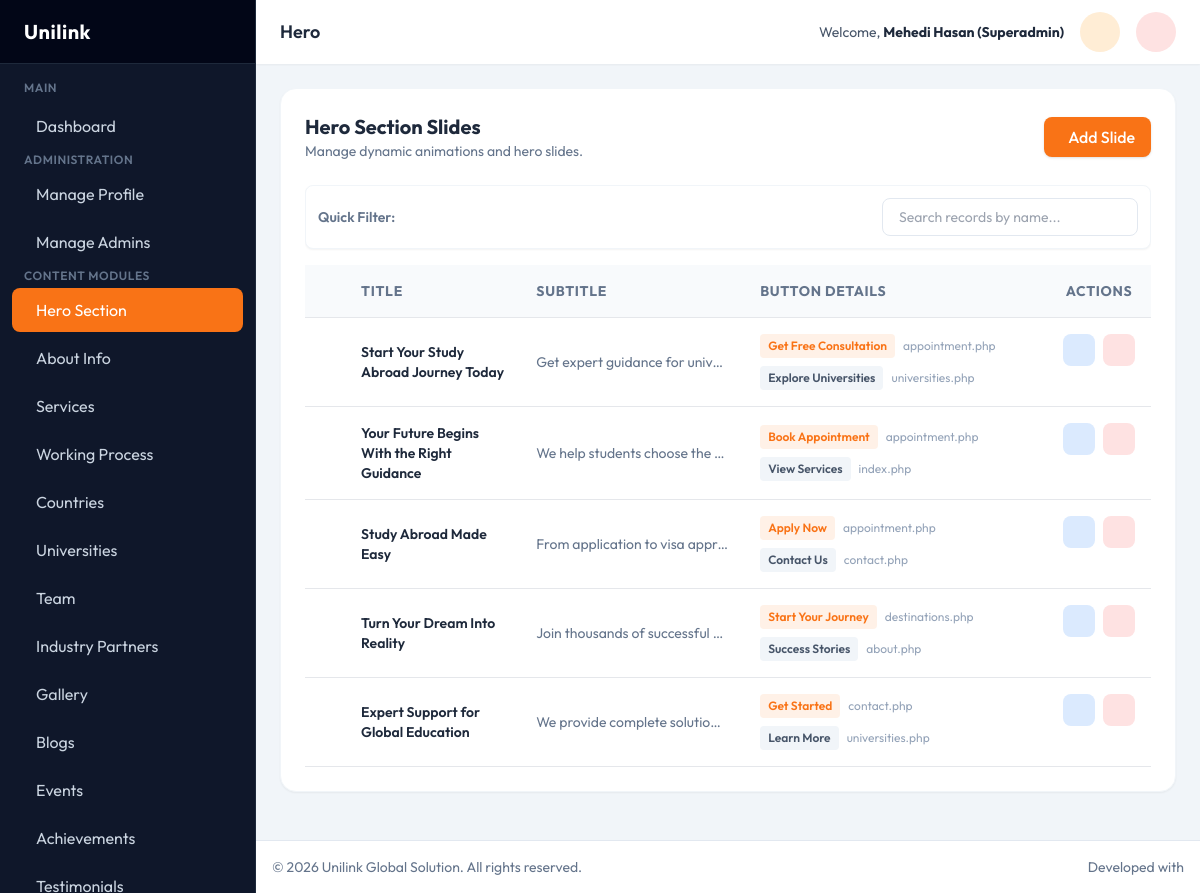
/admin/hero.php (signed in), run on an earlier commit of the app's database.
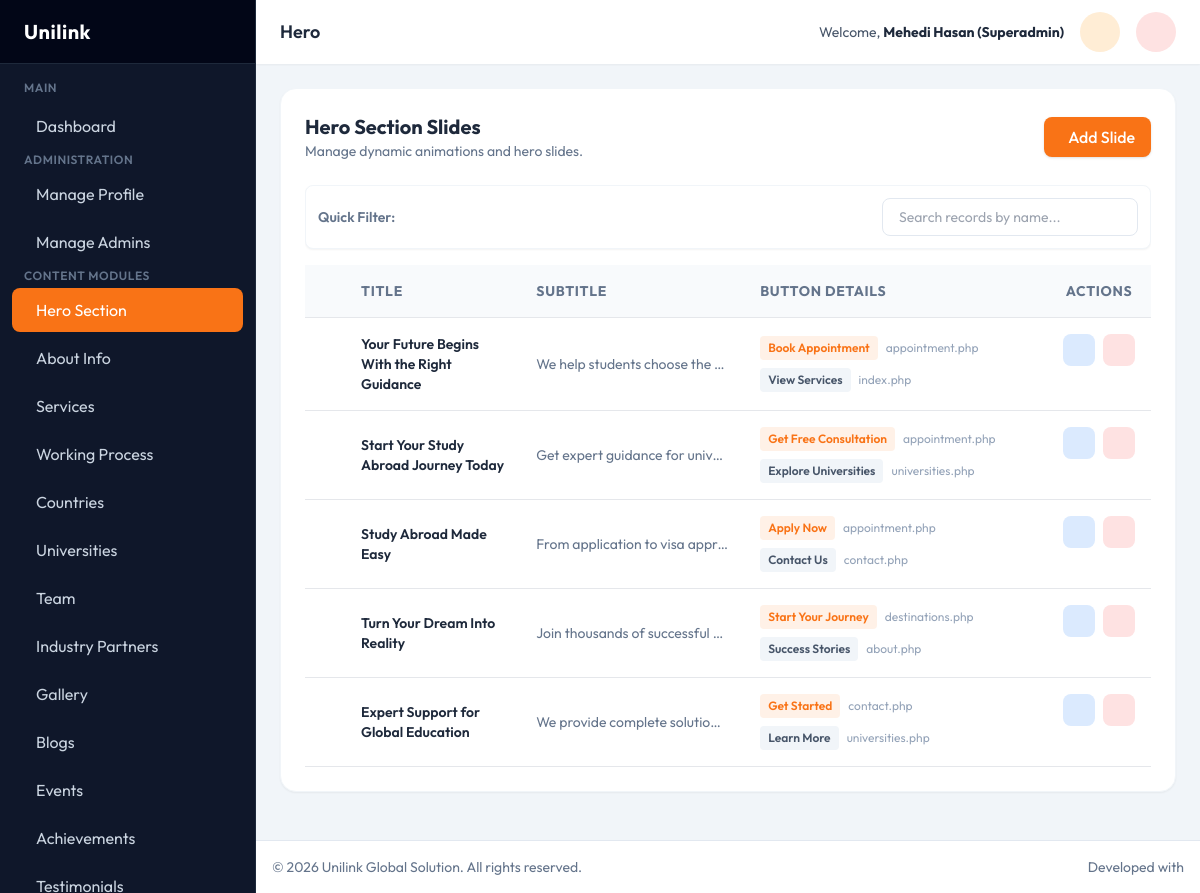
And on a later commit of the database.
### tables this page shows
CREATE TABLE `hero` (
  `id` int(11) NOT NULL,
  `title` varchar(255) NOT NULL,
  `subtitle` text DEFAULT NULL,
  `button_text` varchar(50) DEFAULT NULL,
  `button_link` varchar(255) DEFAULT NULL,
  `button2_text` varchar(255) DEFAULT NULL,
  `button2_link` varchar(255) DEFAULT NULL,
  `position` int(11) DEFAULT 0
);

### config/functions.php (called while the page is built, shortened)
<?php
function has_permission($required_perm) {
    if(in_array('all', $_SESSION['admin_permissions'])) {
        return true;
    }
    return in_array($required_perm, $_SESSION['admin_permissions']);
}

### admin/hero.php (the view, shortened to what this page needs)
<?php
require_once __DIR__ . '/../config/functions.php';
require_once __DIR__ . '/components/header.php';
$hero_slides = $pdo->query("SELECT * FROM hero ORDER BY position ASC")->fetchAll();
?>
<div class="bg-white rounded-2xl shadow-sm border border-slate-100 p-6 mb-6">
    <div class="flex flex-col sm:flex-row justify-between items-start sm:items-center gap-4 mb-6">
        <div>
            <h3 class="text-xl font-bold text-slate-800">Hero Section Slides</h3>
            <p class="text-slate-500 text-sm">Manage dynamic animations and hero slides.</p>
        </div>
        <button onclick="openModal()" class="px-4 py-2 bg-secondary hover:bg-accent text-white font-medium rounded-lg shadow transform transition flex items-center gap-2">
            <i class="ph ph-plus-circle text-xl"></i> Add Slide
        </button>
    </div>
    <div class="overflow-x-auto">
        <table class="w-full text-left border-collapse" id="dataTable">
            <thead>
                <tr class="bg-slate-50 text-slate-500 text-sm uppercase tracking-wider">
                    <th class="p-4 border-b w-10"></th>
                    <th class="p-4 border-b">Title</th>
                    <th class="p-4 border-b">Subtitle</th>
                    <th class="p-4 border-b">Button Details</th>
                    <th class="p-4 border-b text-center">Actions</th>
                </tr>
            </thead>
            <tbody id="sortableBody" class="text-slate-700 text-sm">
                <?php foreach($hero_slides as $item): ?>
                <tr class="hover:bg-slate-50 border-b cursor-move" data-id="<?php echo $item['id']; ?>">
                    <td class="p-4 text-slate-400"><i class="ph ph-dots-six-vertical text-xl"></i></td>
                    <td class="p-4 font-semibold text-slate-800">
                        <?php echo htmlspecialchars($item['title']); ?>
                    </td>
                    <td class="p-4">
                        <div class="text-sm font-normal text-slate-500 truncate w-48"><?php echo htmlspecialchars($item['subtitle']); ?></div>
                    </td>
                    <td class="p-4 text-xs space-y-2">
                        <?php if($item['button_text']): ?>
                        <div class="flex items-center gap-2">
                            <span class="bg-secondary/10 text-secondary px-2 py-1 rounded font-semibold whitespace-nowrap"><?php echo htmlspecialchars($item['button_text']); ?></span>
                            <span class="text-slate-400 truncate w-32"><i class="ph ph-link"></i> <?php echo htmlspecialchars($item['button_link']); ?></span>
                        </div>
                        <?php endif; ?>
                        <?php if(!empty($item['button2_text'])): ?>
                        <div class="flex items-center gap-2">
                            <span class="bg-slate-100 text-slate-600 px-2 py-1 rounded font-semibold whitespace-nowrap"><?php echo htmlspecialchars($item['button2_text']); ?></span>
                            <span class="text-slate-400 truncate w-32"><i class="ph ph-link"></i> <?php echo htmlspecialchars($item['button2_link']); ?></span>
                        </div>
                        <?php endif; ?>
                    </td>
                    <td class="p-4 flex gap-2 justify-center">
                        <button type="button" onclick='editItem(<?php echo json_encode($item); ?>)' class="w-8 h-8 rounded-lg bg-blue-100 text-blue-600 flex items-center justify-center hover:bg-blue-200 transition">
                        </button>
                        <form action="hero.php" method="POST" onsubmit="return confirm('Delete this slide?');" class="inline">
                            <button type="submit" class="w-8 h-8 rounded-lg bg-red-100 text-red-600 flex items-center justify-center hover:bg-red-200 transition">
                            </button>
                        </form>
                    </td>
                </tr>
                <?php endforeach; ?>
            </tbody>
        </table>
    </div>
</div>
<?php require_once __DIR__ . '/components/footer.php'; ?>

### admin/components/header.php (shortened to what this page needs)
<?php
require_once __DIR__ . '/../../config/functions.php';
$current_page = basename($_SERVER['PHP_SELF']);
?>
<!DOCTYPE html>
<html lang="en">
<head>
    <script src="https://cdn.tailwindcss.com"></script>
    <link rel="stylesheet" href="https://cdnjs.cloudflare.com/ajax/libs/font-awesome/6.4.2/css/all.min.css">
    <link rel="stylesheet" href="https://cdn.datatables.net/1.13.6/css/jquery.dataTables.min.css">
    <link href="https://cdn.jsdelivr.net/npm/quill@1.3.6/dist/quill.snow.css" rel="stylesheet">
</head>
<body class="flex min-h-screen">
    <?php include __DIR__ . '/sidebar.php'; ?>
    <div class="flex-1 flex flex-col sm:ml-64 transition-all duration-300 relative">
        <header class="h-16 bg-white shadow-sm flex items-center justify-between px-6 z-10 sticky top-0">
            <div class="flex items-center gap-4">
                <h2 class="text-lg font-semibold text-slate-800 capitalize">
                    <?php echo str_replace(['_', '.php'], [' ', ''], $current_page); ?>
                </h2>
            </div>
            <div class="flex items-center gap-4">
                <div class="text-sm text-slate-600 hidden sm:block">
                    Welcome, <span class="font-bold text-slate-800"><?php echo htmlspecialchars($_SESSION['admin_name']); ?></span>
                </div>
                <a href="profile.php" class="w-10 h-10 rounded-full bg-orange-100 text-secondary flex items-center justify-center hover:bg-orange-200 transition">
                </a>
                <a href="logout.php" class="w-10 h-10 rounded-full bg-red-100 text-red-600 flex items-center justify-center hover:bg-red-200 transition" title="Logout">
                </a>
            </div>
        </header>
        <main class="flex-1 p-6">

### admin/components/sidebar.php (shortened to what this page needs)
<aside id="sidebar" class="w-64 bg-slate-900 text-slate-300 flex flex-col fixed inset-y-0 left-0 z-40 sm:translate-x-0 -translate-x-full border-r border-slate-800 transition-transform duration-300">
    <div class="h-16 flex items-center justify-between border-b border-slate-800 px-4 bg-slate-950">
        <h1 class="text-xl font-bold text-white tracking-wide flex items-center gap-2">
            <i class="ph-fill ph-student text-secondary"></i> Unilink
        </h1>
    </div>
    <div class="flex-1 overflow-y-auto py-4 px-3 space-y-1 custom-scrollbar">
        <p class="px-3 text-xs font-semibold text-slate-500 uppercase tracking-wider mb-2">Main</p>
        <a href="dashboard.php" class="flex items-center gap-3 px-3 py-2.5 rounded-lg transition-colors <?php echo $current_page == 'dashboard.php' ? 'bg-secondary text-white shadow-lg shadow-orange-500/20' : 'hover:bg-slate-800 hover:text-white'; ?>">
            <i class="ph ph-squares-four text-lg"></i> Dashboard
        </a>
        <?php if(has_permission('manage_profile') || has_permission('manage_admins')): ?>
        <p class="px-3 mt-4 mb-2 text-xs font-semibold text-slate-500 uppercase tracking-wider">Administration</p>
        <?php endif; ?>
        <?php if(has_permission('manage_profile')): ?>
        <a href="profile.php" class="flex items-center gap-3 px-3 py-2.5 rounded-lg transition-colors <?php echo $current_page == 'profile.php' ? 'bg-secondary text-white' : 'hover:bg-slate-800 hover:text-white'; ?>">
            <i class="ph ph-user-gear text-lg"></i> Manage Profile
        </a>
        <?php endif; ?>
        <?php if(has_permission('manage_admins')): ?>
        <a href="admins.php" class="flex items-center gap-3 px-3 py-2.5 rounded-lg transition-colors <?php echo $current_page == 'admins.php' ? 'bg-secondary text-white' : 'hover:bg-slate-800 hover:text-white'; ?>">
            <i class="ph ph-users-three text-lg"></i> Manage Admins
        </a>
        <?php endif; ?>
        <p class="px-3 mt-4 mb-2 text-xs font-semibold text-slate-500 uppercase tracking-wider">Content Modules</p>
        <?php if(has_permission('manage_hero')): ?>
        <a href="hero.php" class="flex items-center gap-3 px-3 py-2.5 rounded-lg transition-colors <?php echo $current_page == 'hero.php' ? 'bg-secondary text-white' : 'hover:bg-slate-800 hover:text-white'; ?>">
            <i class="ph ph-image text-lg"></i> Hero Section
        </a>
        <?php endif; ?>
        <?php if(has_permission('manage_about')): ?>
        <a href="about.php" class="flex items-center gap-3 px-3 py-2.5 rounded-lg transition-colors <?php echo $current_page == 'about.php' ? 'bg-secondary text-white' : 'hover:bg-slate-800 hover:text-white'; ?>">
            <i class="ph ph-info text-lg"></i> About Info
        </a>
        <?php endif; ?>
        <?php if(has_permission('manage_services')): ?>
        <a href="services.php" class="flex items-center gap-3 px-3 py-2.5 rounded-lg transition-colors <?php echo $current_page == 'services.php' ? 'bg-secondary text-white' : 'hover:bg-slate-800 hover:text-white'; ?>">
            <i class="ph ph-briefcase text-lg"></i> Services
        </a>
        <?php endif; ?>
        <?php if(has_permission('manage_working_process')): ?>
        <a href="working_process.php" class="flex items-center gap-3 px-3 py-2.5 rounded-lg transition-colors <?php echo $current_page == 'working_process.php' ? 'bg-secondary text-white' : 'hover:bg-slate-800 hover:text-white'; ?>">
            <i class="ph ph-chart-line-up text-lg"></i> Working Process
        </a>
        <?php endif; ?>
        <?php if(has_permission('manage_countries')): ?>
        <a href="countries.php" class="flex items-center gap-3 px-3 py-2.5 rounded-lg transition-colors <?php echo $current_page == 'countries.php' ? 'bg-secondary text-white' : 'hover:bg-slate-800 hover:text-white'; ?>">
            <i class="ph ph-globe-hemisphere-west text-lg"></i> Countries
        </a>
        <?php endif; ?>
        <?php if(has_permission('manage_universities')): ?>
        <a href="universities.php" class="flex items-center gap-3 px-3 py-2.5 rounded-lg transition-colors <?php echo $current_page == 'universities.php' ? 'bg-secondary text-white' : 'hover:bg-slate-800 hover:text-white'; ?>">
            <i class="ph ph-buildings text-lg"></i> Universities
        </a>
        <?php endif; ?>
        <?php if(has_permission('manage_team')): ?>
        <a href="team.php" class="flex items-center gap-3 px-3 py-2.5 rounded-lg transition-colors <?php echo $current_page == 'team.php' ? 'bg-secondary text-white' : 'hover:bg-slate-800 hover:text-white'; ?>">
            <i class="ph ph-users text-lg"></i> Team
        </a>
        <?php endif; ?>
        <?php if(has_permission('manage_partners')): ?>
        <a href="partners.php" class="flex items-center gap-3 px-3 py-2.5 rounded-lg transition-colors <?php echo $current_page == 'partners.php' ? 'bg-secondary text-white' : 'hover:bg-slate-800 hover:text-white'; ?>">
            <i class="ph ph-handshake text-lg"></i> Industry Partners
        </a>
        <?php endif; ?>
        <?php if(has_permission('manage_gallery')): ?>
        <a href="gallery.php" class="flex items-center gap-3 px-3 py-2.5 rounded-lg transition-colors <?php echo $current_page == 'gallery.php' ? 'bg-secondary text-white' : 'hover:bg-slate-800 hover:text-white'; ?>">
            <i class="ph ph-images text-lg"></i> Gallery
        </a>
        <?php endif; ?>
        <?php if(has_permission('manage_blogs')): ?>
        <a href="blogs.php" class="flex items-center gap-3 px-3 py-2.5 rounded-lg transition-colors <?php echo $current_page == 'blogs.php' ? 'bg-secondary text-white' : 'hover:bg-slate-800 hover:text-white'; ?>">
            <i class="ph ph-article text-lg"></i> Blogs
        </a>
        <?php endif; ?>
        <?php if(has_permission('manage_events')): ?>
        <a href="events.php" class="flex items-center gap-3 px-3 py-2.5 rounded-lg transition-colors <?php echo $current_page == 'events.php' ? 'bg-secondary text-white' : 'hover:bg-slate-800 hover:text-white'; ?>">
            <i class="ph ph-calendar-event text-lg"></i> Events
        </a>
        <?php endif; ?>
        <?php if(has_permission('manage_achievements')): ?>
        <a href="achievements.php" class="flex items-center gap-3 px-3 py-2.5 rounded-lg transition-colors <?php echo $current_page == 'achievements.php' ? 'bg-secondary text-white' : 'hover:bg-slate-800 hover:text-white'; ?>">
            <i class="ph ph-trophy text-lg"></i> Achievements
        </a>
        <?php endif; ?>
        <?php if(has_permission('manage_testimonials')): ?>
        <a href="testimonials.php" class="flex items-center gap-3 px-3 py-2.5 rounded-lg transition-colors <?php echo $current_page == 'testimonials.php' ? 'bg-secondary text-white' : 'hover:bg-slate-800 hover:text-white'; ?>">
        </a>
        <?php endif; ?>
    </div>
</aside>

### admin/components/footer.php (shortened to what this page needs)
        </main>
        <footer class="bg-white p-4 border-t border-slate-200 mt-auto flex items-center justify-between text-sm text-slate-500 z-10 relative">
            <p>&copy; <?php echo date('Y'); ?> Unilink Global Solution. All rights reserved.</p>
            <p>Developed with <i class="ph-fill ph-heart text-secondary"></i></p>
        </footer>
    </div>
</body>
</html>

### admin/components/header.php (style rules this page uses)
body { font-family: 'Outfit', sans-serif; background-color: #f1f5f9; color: #334155; }

What changed in the data, as far as the page shows it:
changed hero "Your Future Begins With the Right Guidance": moves up the list
